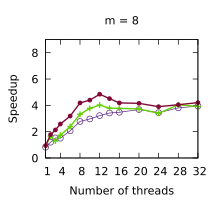

gnuplot code for this plot:
set title "m = 8"
set terminal pdf size 2.2,2.0
set output "./results/LUD_n___512,_m___8.pdf"
set key off
set xrange [1:32]
set xtics (1, 4, 8, 12, 16, 20, 24, 28, 32)
set xlabel "Number of threads"
set yrange [0:9]
set ytics (0, 2, 4, 6, 8)
set ylabel "Speedup"
plot './results/LUD_n___512,_m___8.dat' using 1:2 title "Work stealing" pointsize 0.7 lw 1 pt 6 linecolor rgb "#5B2182" with linespoints, \
  './results/LUD_n___512,_m___8.dat' using 1:3 title "Multi-atomics 64 32" pointsize 0.7 lw 2 pt 1 linecolor rgb "#64D000" with linespoints, \
  './results/LUD_n___512,_m___8.dat' using 1:4 title "WorkAssisting 32" pointsize 0.4 lw 2 pt 7 linecolor rgb "#800A35" with linespoints
